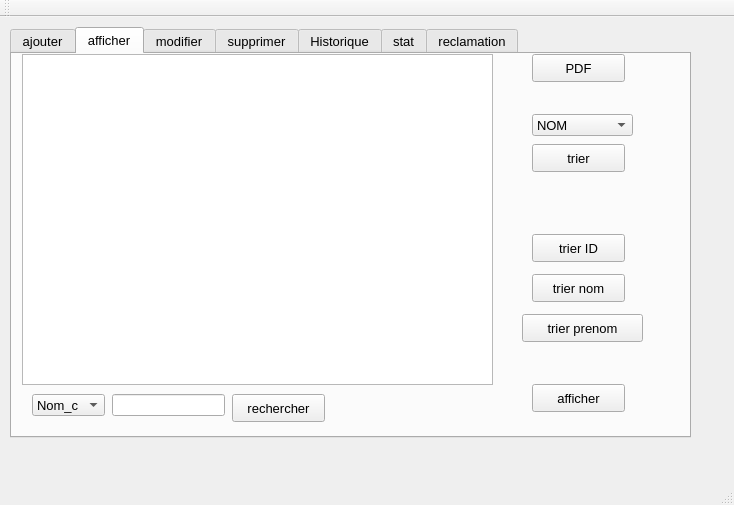
<?xml version="1.0" encoding="UTF-8"?>
<ui version="4.0">
 <class>MainWindow</class>
 <widget class="QMainWindow" name="MainWindow">
  <property name="geometry">
   <rect>
    <x>0</x>
    <y>0</y>
    <width>734</width>
    <height>505</height>
   </rect>
  </property>
  <property name="windowTitle">
   <string>Gestion des Clients</string>
  </property>
  <widget class="QWidget" name="centralWidget">
   <widget class="QTabWidget" name="tab_6">
    <property name="geometry">
     <rect>
      <x>10</x>
      <y>10</y>
      <width>681</width>
      <height>411</height>
     </rect>
    </property>
    <property name="font">
     <font>
      <pointsize>10</pointsize>
     </font>
    </property>
    <property name="currentIndex">
     <number>1</number>
    </property>
    <widget class="QWidget" name="tab">
     <attribute name="title">
      <string>ajouter</string>
     </attribute>
     <widget class="QGroupBox" name="groupBox">
      <property name="geometry">
       <rect>
        <x>0</x>
        <y>0</y>
        <width>581</width>
        <height>331</height>
       </rect>
      </property>
      <property name="font">
       <font>
        <pointsize>10</pointsize>
       </font>
      </property>
      <property name="title">
       <string>GestionClient</string>
      </property>
      <widget class="QLineEdit" name="n">
       <property name="geometry">
        <rect>
         <x>100</x>
         <y>60</y>
         <width>113</width>
         <height>31</height>
        </rect>
       </property>
      </widget>
      <widget class="QLineEdit" name="p">
       <property name="geometry">
        <rect>
         <x>100</x>
         <y>140</y>
         <width>113</width>
         <height>31</height>
        </rect>
       </property>
      </widget>
      <widget class="QLineEdit" name="a">
       <property name="geometry">
        <rect>
         <x>100</x>
         <y>210</y>
         <width>113</width>
         <height>31</height>
        </rect>
       </property>
      </widget>
      <widget class="QLineEdit" name="t">
       <property name="geometry">
        <rect>
         <x>380</x>
         <y>60</y>
         <width>113</width>
         <height>31</height>
        </rect>
       </property>
      </widget>
      <widget class="QLineEdit" name="c">
       <property name="geometry">
        <rect>
         <x>380</x>
         <y>140</y>
         <width>113</width>
         <height>31</height>
        </rect>
       </property>
      </widget>
      <widget class="QLineEdit" name="i">
       <property name="geometry">
        <rect>
         <x>380</x>
         <y>210</y>
         <width>113</width>
         <height>31</height>
        </rect>
       </property>
      </widget>
      <widget class="QLabel" name="Label1">
       <property name="geometry">
        <rect>
         <x>10</x>
         <y>60</y>
         <width>56</width>
         <height>16</height>
        </rect>
       </property>
       <property name="font">
        <font>
         <pointsize>10</pointsize>
        </font>
       </property>
       <property name="text">
        <string>nom</string>
       </property>
      </widget>
      <widget class="QLabel" name="label_2">
       <property name="geometry">
        <rect>
         <x>10</x>
         <y>140</y>
         <width>56</width>
         <height>16</height>
        </rect>
       </property>
       <property name="font">
        <font>
         <pointsize>10</pointsize>
        </font>
       </property>
       <property name="text">
        <string>prenom</string>
       </property>
      </widget>
      <widget class="QLabel" name="label_3">
       <property name="geometry">
        <rect>
         <x>10</x>
         <y>220</y>
         <width>56</width>
         <height>16</height>
        </rect>
       </property>
       <property name="font">
        <font>
         <pointsize>10</pointsize>
        </font>
       </property>
       <property name="text">
        <string>adrese</string>
       </property>
      </widget>
      <widget class="QLabel" name="label_4">
       <property name="geometry">
        <rect>
         <x>320</x>
         <y>60</y>
         <width>56</width>
         <height>16</height>
        </rect>
       </property>
       <property name="font">
        <font>
         <pointsize>10</pointsize>
        </font>
       </property>
       <property name="text">
        <string>tel</string>
       </property>
      </widget>
      <widget class="QLabel" name="label_5">
       <property name="geometry">
        <rect>
         <x>320</x>
         <y>140</y>
         <width>56</width>
         <height>16</height>
        </rect>
       </property>
       <property name="font">
        <font>
         <pointsize>10</pointsize>
        </font>
       </property>
       <property name="text">
        <string>cin</string>
       </property>
      </widget>
      <widget class="QLabel" name="label_6">
       <property name="geometry">
        <rect>
         <x>320</x>
         <y>220</y>
         <width>56</width>
         <height>16</height>
        </rect>
       </property>
       <property name="font">
        <font>
         <pointsize>10</pointsize>
        </font>
       </property>
       <property name="text">
        <string>id</string>
       </property>
      </widget>
      <widget class="QPushButton" name="ajouter">
       <property name="geometry">
        <rect>
         <x>230</x>
         <y>290</y>
         <width>93</width>
         <height>28</height>
        </rect>
       </property>
       <property name="font">
        <font>
         <pointsize>10</pointsize>
        </font>
       </property>
       <property name="text">
        <string>ajouter</string>
       </property>
      </widget>
     </widget>
    </widget>
    <widget class="QWidget" name="tab_2">
     <attribute name="title">
      <string>afficher</string>
     </attribute>
     <widget class="QTableView" name="tableView">
      <property name="geometry">
       <rect>
        <x>10</x>
        <y>0</y>
        <width>471</width>
        <height>331</height>
       </rect>
      </property>
     </widget>
     <widget class="QPushButton" name="afficher">
      <property name="geometry">
       <rect>
        <x>520</x>
        <y>330</y>
        <width>93</width>
        <height>28</height>
       </rect>
      </property>
      <property name="text">
       <string>afficher</string>
      </property>
     </widget>
     <widget class="QPushButton" name="trie_prenom">
      <property name="geometry">
       <rect>
        <x>510</x>
        <y>260</y>
        <width>121</width>
        <height>28</height>
       </rect>
      </property>
      <property name="text">
       <string>trier prenom</string>
      </property>
     </widget>
     <widget class="QPushButton" name="trie_nom">
      <property name="geometry">
       <rect>
        <x>520</x>
        <y>220</y>
        <width>93</width>
        <height>28</height>
       </rect>
      </property>
      <property name="text">
       <string>trier nom</string>
      </property>
     </widget>
     <widget class="QPushButton" name="trie_id">
      <property name="geometry">
       <rect>
        <x>520</x>
        <y>180</y>
        <width>93</width>
        <height>28</height>
       </rect>
      </property>
      <property name="text">
       <string>trier ID</string>
      </property>
     </widget>
     <widget class="QPushButton" name="PDF">
      <property name="geometry">
       <rect>
        <x>520</x>
        <y>0</y>
        <width>93</width>
        <height>28</height>
       </rect>
      </property>
      <property name="text">
       <string>PDF</string>
      </property>
     </widget>
     <widget class="QLineEdit" name="recherche_l">
      <property name="geometry">
       <rect>
        <x>100</x>
        <y>340</y>
        <width>113</width>
        <height>22</height>
       </rect>
      </property>
     </widget>
     <widget class="QPushButton" name="recherche_b">
      <property name="geometry">
       <rect>
        <x>220</x>
        <y>340</y>
        <width>93</width>
        <height>28</height>
       </rect>
      </property>
      <property name="text">
       <string>rechercher</string>
      </property>
     </widget>
     <widget class="QComboBox" name="comboBox_rech">
      <property name="geometry">
       <rect>
        <x>20</x>
        <y>340</y>
        <width>73</width>
        <height>22</height>
       </rect>
      </property>
      <item>
       <property name="text">
        <string>Nom_c</string>
       </property>
      </item>
      <item>
       <property name="text">
        <string>Prenom_c</string>
       </property>
      </item>
      <item>
       <property name="text">
        <string>Cin</string>
       </property>
      </item>
     </widget>
     <widget class="QComboBox" name="comboBox_tri">
      <property name="geometry">
       <rect>
        <x>520</x>
        <y>60</y>
        <width>101</width>
        <height>22</height>
       </rect>
      </property>
      <item>
       <property name="text">
        <string>NOM</string>
       </property>
      </item>
      <item>
       <property name="text">
        <string>PRENOM</string>
       </property>
      </item>
      <item>
       <property name="text">
        <string>CIN</string>
       </property>
      </item>
     </widget>
     <widget class="QPushButton" name="tri_b">
      <property name="geometry">
       <rect>
        <x>520</x>
        <y>90</y>
        <width>93</width>
        <height>28</height>
       </rect>
      </property>
      <property name="text">
       <string>trier</string>
      </property>
     </widget>
    </widget>
    <widget class="QWidget" name="tab_3">
     <attribute name="title">
      <string>modifier</string>
     </attribute>
     <widget class="QGroupBox" name="groupBox_2">
      <property name="geometry">
       <rect>
        <x>0</x>
        <y>0</y>
        <width>581</width>
        <height>331</height>
       </rect>
      </property>
      <property name="title">
       <string>GestionClient</string>
      </property>
      <widget class="QLineEdit" name="n_2">
       <property name="geometry">
        <rect>
         <x>100</x>
         <y>60</y>
         <width>113</width>
         <height>22</height>
        </rect>
       </property>
      </widget>
      <widget class="QLineEdit" name="p_2">
       <property name="geometry">
        <rect>
         <x>100</x>
         <y>140</y>
         <width>113</width>
         <height>22</height>
        </rect>
       </property>
      </widget>
      <widget class="QLineEdit" name="a_2">
       <property name="geometry">
        <rect>
         <x>100</x>
         <y>220</y>
         <width>113</width>
         <height>22</height>
        </rect>
       </property>
      </widget>
      <widget class="QLineEdit" name="t_2">
       <property name="geometry">
        <rect>
         <x>400</x>
         <y>60</y>
         <width>113</width>
         <height>22</height>
        </rect>
       </property>
      </widget>
      <widget class="QLineEdit" name="c_2">
       <property name="geometry">
        <rect>
         <x>400</x>
         <y>140</y>
         <width>113</width>
         <height>22</height>
        </rect>
       </property>
      </widget>
      <widget class="QLineEdit" name="i_2">
       <property name="geometry">
        <rect>
         <x>400</x>
         <y>220</y>
         <width>113</width>
         <height>22</height>
        </rect>
       </property>
      </widget>
      <widget class="QLabel" name="Label1_2">
       <property name="geometry">
        <rect>
         <x>10</x>
         <y>60</y>
         <width>56</width>
         <height>16</height>
        </rect>
       </property>
       <property name="text">
        <string>nom</string>
       </property>
      </widget>
      <widget class="QLabel" name="label_7">
       <property name="geometry">
        <rect>
         <x>10</x>
         <y>140</y>
         <width>56</width>
         <height>16</height>
        </rect>
       </property>
       <property name="text">
        <string>prenom</string>
       </property>
      </widget>
      <widget class="QLabel" name="label_8">
       <property name="geometry">
        <rect>
         <x>10</x>
         <y>220</y>
         <width>56</width>
         <height>16</height>
        </rect>
       </property>
       <property name="text">
        <string>adrese</string>
       </property>
      </widget>
      <widget class="QLabel" name="label_9">
       <property name="geometry">
        <rect>
         <x>320</x>
         <y>60</y>
         <width>56</width>
         <height>16</height>
        </rect>
       </property>
       <property name="text">
        <string>tel</string>
       </property>
      </widget>
      <widget class="QLabel" name="label_10">
       <property name="geometry">
        <rect>
         <x>320</x>
         <y>140</y>
         <width>56</width>
         <height>16</height>
        </rect>
       </property>
       <property name="text">
        <string>cin</string>
       </property>
      </widget>
      <widget class="QLabel" name="label_11">
       <property name="geometry">
        <rect>
         <x>320</x>
         <y>220</y>
         <width>56</width>
         <height>16</height>
        </rect>
       </property>
       <property name="text">
        <string>id</string>
       </property>
      </widget>
      <widget class="QPushButton" name="modifier">
       <property name="geometry">
        <rect>
         <x>230</x>
         <y>290</y>
         <width>93</width>
         <height>28</height>
        </rect>
       </property>
       <property name="text">
        <string>modifier</string>
       </property>
      </widget>
     </widget>
    </widget>
    <widget class="QWidget" name="tab_4">
     <attribute name="title">
      <string>supprimer</string>
     </attribute>
     <widget class="QLineEdit" name="si">
      <property name="geometry">
       <rect>
        <x>310</x>
        <y>140</y>
        <width>113</width>
        <height>22</height>
       </rect>
      </property>
     </widget>
     <widget class="QLabel" name="label">
      <property name="geometry">
       <rect>
        <x>150</x>
        <y>140</y>
        <width>121</width>
        <height>16</height>
       </rect>
      </property>
      <property name="text">
       <string>id a supprime</string>
      </property>
     </widget>
     <widget class="QPushButton" name="supp">
      <property name="geometry">
       <rect>
        <x>240</x>
        <y>230</y>
        <width>93</width>
        <height>28</height>
       </rect>
      </property>
      <property name="text">
       <string>supp</string>
      </property>
     </widget>
    </widget>
    <widget class="QWidget" name="tab_5">
     <attribute name="title">
      <string>Historique</string>
     </attribute>
     <widget class="QTableView" name="table_historique">
      <property name="geometry">
       <rect>
        <x>50</x>
        <y>70</y>
        <width>561</width>
        <height>221</height>
       </rect>
      </property>
     </widget>
    </widget>
    <widget class="QWidget" name="tab_7">
     <attribute name="title">
      <string>stat</string>
     </attribute>
     <widget class="QTableView" name="tableView_stat">
      <property name="geometry">
       <rect>
        <x>30</x>
        <y>50</y>
        <width>471</width>
        <height>241</height>
       </rect>
      </property>
     </widget>
     <widget class="QPushButton" name="stat_b">
      <property name="geometry">
       <rect>
        <x>560</x>
        <y>160</y>
        <width>93</width>
        <height>28</height>
       </rect>
      </property>
      <property name="text">
       <string>stat</string>
      </property>
     </widget>
    </widget>
    <widget class="QWidget" name="tab_8">
     <attribute name="title">
      <string>reclamation</string>
     </attribute>
     <widget class="QTextEdit" name="text_rec">
      <property name="geometry">
       <rect>
        <x>20</x>
        <y>60</y>
        <width>501</width>
        <height>231</height>
       </rect>
      </property>
     </widget>
     <widget class="QLabel" name="label_12">
      <property name="geometry">
       <rect>
        <x>20</x>
        <y>20</y>
        <width>321</width>
        <height>16</height>
       </rect>
      </property>
      <property name="text">
       <string>vous ouvez ajouter avis ou reclamation</string>
      </property>
     </widget>
     <widget class="QComboBox" name="comboBox_rec">
      <property name="geometry">
       <rect>
        <x>20</x>
        <y>310</y>
        <width>151</width>
        <height>22</height>
       </rect>
      </property>
      <item>
       <property name="text">
        <string>★</string>
       </property>
      </item>
      <item>
       <property name="text">
        <string>★★</string>
       </property>
      </item>
      <item>
       <property name="text">
        <string>★★★</string>
       </property>
      </item>
      <item>
       <property name="text">
        <string>★★★★</string>
       </property>
      </item>
      <item>
       <property name="text">
        <string>★★★★★</string>
       </property>
      </item>
     </widget>
     <widget class="QPushButton" name="avis_b">
      <property name="geometry">
       <rect>
        <x>280</x>
        <y>310</y>
        <width>121</width>
        <height>28</height>
       </rect>
      </property>
      <property name="text">
       <string>envoyer</string>
      </property>
     </widget>
    </widget>
   </widget>
  </widget>
  <widget class="QMenuBar" name="menuBar">
   <property name="geometry">
    <rect>
     <x>0</x>
     <y>0</y>
     <width>734</width>
     <height>26</height>
    </rect>
   </property>
  </widget>
  <widget class="QToolBar" name="mainToolBar">
   <attribute name="toolBarArea">
    <enum>TopToolBarArea</enum>
   </attribute>
   <attribute name="toolBarBreak">
    <bool>false</bool>
   </attribute>
  </widget>
  <widget class="QStatusBar" name="statusBar"/>
 </widget>
 <layoutdefault spacing="6" margin="11"/>
 <resources/>
 <connections/>
</ui>
